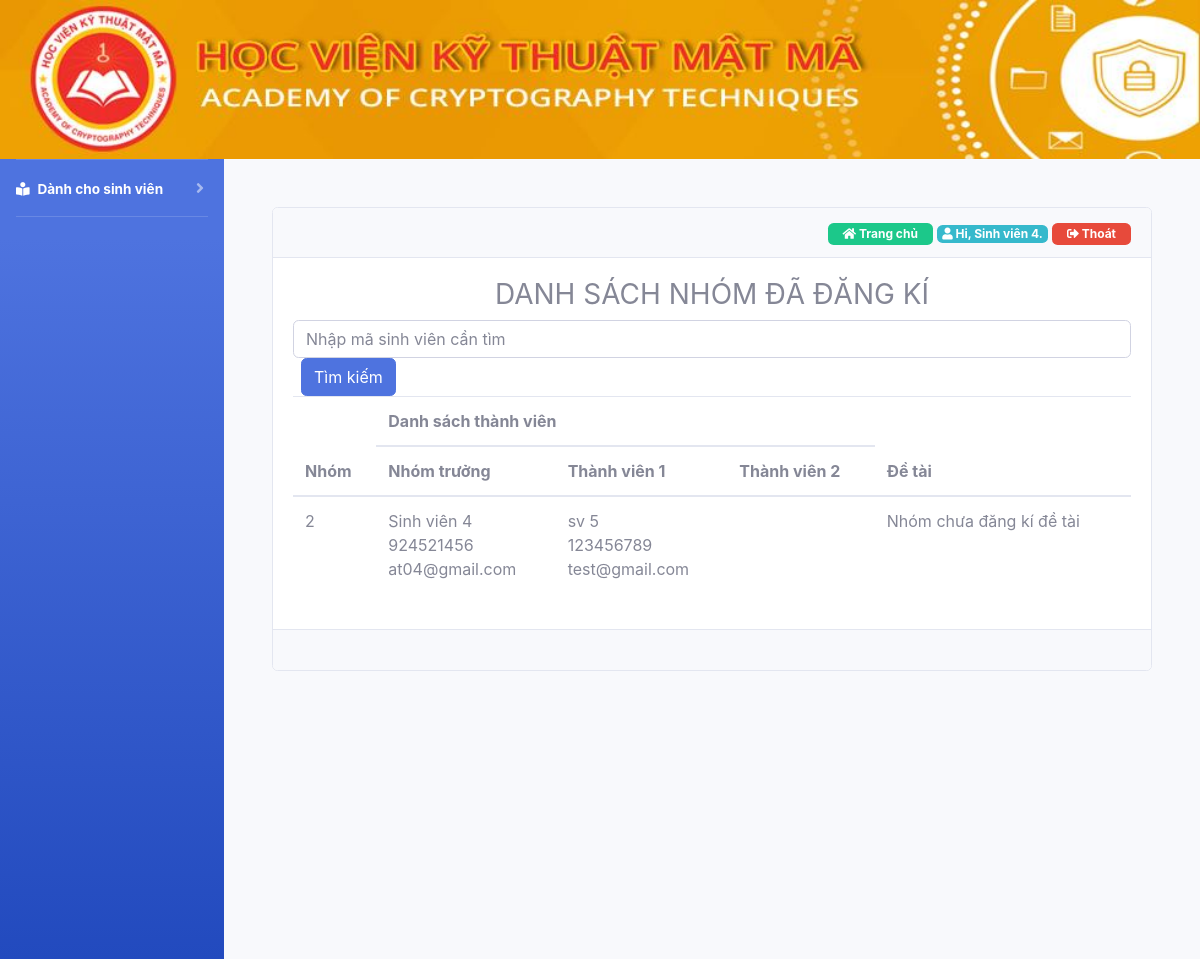
/ds_nhomdk.php (signed in), run on the app's committed database.
### tables this page shows
CREATE TABLE `user` (
  `id` int(11) NOT NULL,
  `username` text NOT NULL,
  `password` text NOT NULL,
  `fullname` text NOT NULL,
  `phone` int(11) NOT NULL,
  `email` text NOT NULL,
  `permission` text NOT NULL
);

CREATE TABLE `groupsv` (
  `id` int(11) NOT NULL,
  `leader` text NOT NULL,
  `idsv1` text NOT NULL,
  `idsv2` text NOT NULL,
  `idsv3` text NOT NULL,
  `teacher_registration` tinyint(1) NOT NULL,
  `topic_registration` tinyint(1) NOT NULL
);

### ds_nhomdk.php (the view, shortened to what this page needs)
<!DOCTYPE html>
<html>
<head>
    <?php require_once('filecss.php') ?>
</head>
<body>
    <div class="container-fluid">
        <?php require_once('logo.php'); ?>
        <div class="main" >
            <div id="wrapper">
                <div id="sidebar">
                    <?php require_once('menu_left.php'); ?>
                </div>
                <div id="content-wrapper" class="d-flex flex-column p-5">
                    <div class="status">
                        <div class="card">
                            <div class="card-header text-right">
                                <?php require_once('home_page.php') ?>
                            </div>
                            <div class="card-body">
                                <h3 class="text-uppercase text-center">Danh sách nhóm đã đăng kí</h3>
                                <form action="" method="post">
                                    <div class="inline">
                                        <input type="text" class="form-control" placeholder="Nhập mã sinh viên cần tìm">
                                        <button type="submit" name="search" class="ml-2 btn btn-primary">Tìm kiếm</button>
                                    </div>
                                    <table class="colspan table table-hover table-inverse">
                                        <thead>
                                            <tr>
                                                <th rowspan="2">Nhóm</th>
                                                <th colspan="3">Danh sách thành viên</th>
                                                <th rowspan="2">Đề tài</th>
                                            </tr>
                                            <tr>
                                                <th>Nhóm trưởng</th>
                                                <th>Thành viên 1</th>
                                                <th>Thành viên 2</th>
                                            </tr>
                                        </thead>
                                        <tbody>
                                            <?php
                                            if ($permission=='student') {
                                                $check = mysqli_query($con,"SELECT id FROM groupsv WHERE idsv1='$row[1]' or idsv2='$row[1]' or idsv3='$row[1]' ");
                                            }
                                            while ($rowq=mysqli_fetch_row($check)) {
                                                ?>
                                                <tr>
                                                    <td><?php echo  $rowq[0]?></td>
                                                    <?php $row1=mysqli_fetch_row(mysqli_query($con,"SELECT groupsv.id,user.fullname,user.phone,user.email FROM groupsv,user WHERE groupsv.id='$rowq[0]' AND groupsv.idsv1=user.username")); ?>
                                                    <td><?php if ($row1[0]=="") {
                                                        echo "";
                                                    }else{
                                                        echo $row1[1].'<br>'.$row1[2].'<br>'.$row1[3];
                                                    } ?></td>
                                                    <?php $row2=mysqli_fetch_row(mysqli_query($con,"SELECT groupsv.id,user.fullname,user.phone,user.email FROM groupsv,user WHERE groupsv.id='$rowq[0]' AND groupsv.idsv2=user.username")); ?>
                                                    <td><?php if ($row2[0]=="") {
                                                        echo "";
                                                    }else{
                                                        echo $row2[1].'<br>'.$row2[2].'<br>'.$row2[3];
                                                    } ?></td>
                                                    <?php $row3=mysqli_fetch_row(mysqli_query($con,"SELECT groupsv.id,user.fullname,user.phone,user.email FROM groupsv,user WHERE groupsv.id='$rowq[0]' AND groupsv.idsv3=user.username")); ?>
                                                    <td><?php if ($row3[0]=="") {
                                                    } ?></td>
                                                    <td><?php $row4=mysqli_fetch_row(mysqli_query($con,"SELECT * FROM dsdetai WHERE dsdetai.nhom='$rowq[0]'"));
                                                    if ($row4[3]=="") {
                                                        echo "Nhóm chưa đăng kí đề tài";
                                                    }else echo $row4[3];;
                                                    ?></td>
                                                </tr>
                                                <?php
                                            }
                                            ?>
                                        </tbody>
                                    </table>
                                </form>
                            </div>
                            <div class="card-footer">
                            </div>
                        </div>
                    </div>
                </div>
            </div>
        </div>
    </div>
</body>
</html>

### home_page.php (shortened to what this page needs)
<a href="index.php" style="text-decoration: none;"><span class="badge badge-success" style="padding: 5px 15px; "><i class="fas fa-home"></i> Trang chủ</span></a>
<?php
if (empty($_SESSION['username'])) {
    header("Location: /TTCS/login.php");
} else {
     include 'lib/connect.php';
    $username = $_SESSION['username'];
    $sql = "select * from user where username='$username'";
    $query = mysqli_query($con, $sql);
    if ($query) {
        $row = mysqli_fetch_row($query);
        ?>
        <span class="badge badge-info"><i class="fas fa-user"></i><?php echo " Hi, " . $row[3] . "."; ?></span>
        <a href="logout.php" ><span class="badge badge-danger" style="padding: 5px 15px;"><i class="fas fa-sign-out-alt"></i> Thoát</span></a>
    <?php
}
}
?>

### data on the page
user: fullname "Sinh viên 4"
groupsv: id "2", user.fullname "Sinh viên 4", user.phone "924521456", user.email "at04@gmail.com", user.fullname "sv 5", user.phone "123456789", user.email "test@gmail.com"
